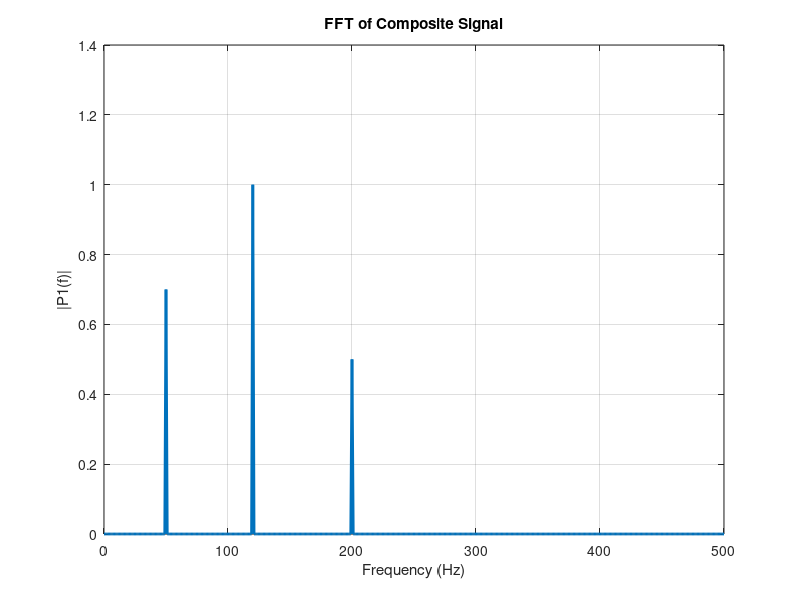

Reproduce this figure in MATLAB.
%2.% Parameters 
Fs = 1000;              % Sampling frequency (Hz) 
T = 1/Fs;               % Sampling period 
L = 1000;               % Number of samples 
t = (0:L-1)*T;          % Time vector 
% Composite signal: sum of 3 sine waves 
f1 = 50;                % Frequency 1 (Hz) 
f2 = 120;               % Frequency 2 (Hz) 
f3 = 200;               % Frequency 3 (Hz) 
x = 0.7*sin(2*pi*f1*t) + sin(2*pi*f2*t) + 0.5*sin(2*pi*f3*t); 
% FFT 
Y = fft(x); 
P2 = abs(Y/L);           % Two-sided spectrum 
P1 = P2(1:L/2+1);        % One-sided spectrum 
P1(2:end-1) = 2*P1(2:end-1); 
f = Fs*(0:(L/2))/L;      % Frequency vector 
% Plot 
plot(f, P1, 'LineWidth', 2); 
title('FFT of Composite Signal'); 
xlabel('Frequency (Hz)'); 
ylabel('|P1(f)|'); 
grid on;